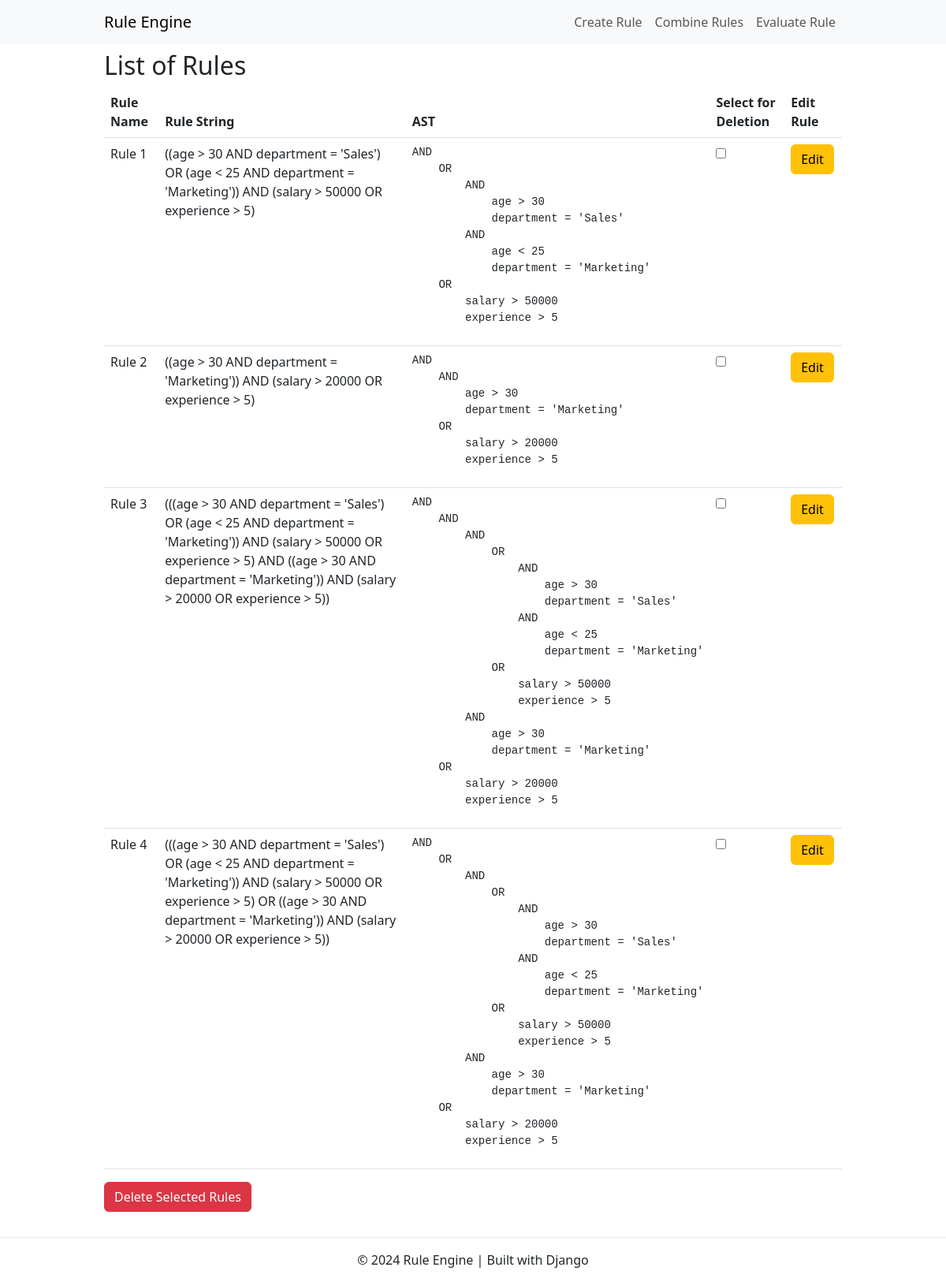
The page /rule-engine/ on the database its author committed.
### engine/models.py (models this page shows, shortened)
class Rule(models.Model):
    rule_name = models.CharField(max_length=255,unique=True)
    rule_string = models.TextField()
    ast_json = models.JSONField(null=True, blank=True)  # Allow null and blank values for ast_json
    created_at = models.DateTimeField(auto_now_add=True)

### engine/views.py (the view)
# urls.py: path('', views.RuleListView.as_view(), name='rule_list'),
class RuleListView(View):
    def get(self, request):
        rules = Rule.objects.all()
        rules_with_ast = []
        for rule in rules:
            ast_tree = self.json_to_ast(rule.ast_json)  # Convert JSON back to AST format
            rules_with_ast.append({
                'rule_name': rule.rule_name,
                'rule_string': rule.rule_string,
                'rule_ast': ast_tree
            })
            print(ast_tree)
        return render(request, 'engine/rule_list.html', {'rules_with_ast': rules_with_ast})
    def json_to_ast(self, json_node, indent=0):
        if not isinstance(indent, int):  # Check if indent is an integer
            raise TypeError(f"Expected 'indent' to be an integer, got {type(indent).__name__}")
        prefix = "    " * indent  # Create indentation based on depth
        if json_node['type'] == 'operator':
            left_subtree = self.json_to_ast(json_node['left'], indent + 1)
            right_subtree = self.json_to_ast(json_node['right'], indent + 1)
            return f"{prefix}{json_node['value']}\n{left_subtree}\n{right_subtree}"
        else:
            return f"{prefix}{json_node['value']}"

### engine/templates/engine/rule_list.html (shortened to what this page needs)
{% extends 'engine/base.html' %}
{% block content %}
<h2>List of Rules</h2>
<table class="table table-hover">
    <thead>
        <tr>
            <th>Rule Name</th>
            <th>Rule String</th>
            <th>AST</th>
            <th>Select for Deletion</th>
            <th>Edit Rule</th>
        </tr>
    </thead>
    <tbody>
        {% for rule in rules_with_ast %}
        <tr>
            <td>{{ rule.rule_name }}</td>
            <td>
                <span id="rule-display-{{ rule.rule_name }}">{{ rule.rule_string }}</span>
            </td>
            <td><pre>{{ rule.rule_ast }}</pre></td>
            <td><input type="checkbox" class="rule-checkbox" value="{{ rule.rule_name }}"></td>
            <td>
                <button class="btn btn-warning" onclick="editRule('{{ rule.rule_name }}')">Edit</button>
            </td>
        </tr>
        {% empty %}
        <tr>
            <td colspan="5">No rules available.</td>
        </tr>
        {% endfor %}
    </tbody>
</table>
<button id="delete-button" class="btn btn-danger">Delete Selected Rules</button>
{% endblock %}

### engine/templates/engine/base.html (style rules this page uses)
body { padding-top: 4rem; }

### rows shown on the page
Rule: rule_name "Rule 1", rule_string "((age > 30 AND department = 'Sales') OR (age < 25 AND department = 'Marketing')) AND (salary > 50000 OR experience > 5)"
Rule: rule_name "Rule 2", rule_string "((age > 30 AND department = 'Marketing')) AND (salary > 20000 OR experience > 5)"
Rule: rule_name "Rule 3", rule_string "(((age > 30 AND department = 'Sales') OR (age < 25 AND department = 'Marketing')) AND (salary > 50000 OR experience > 5) AND ((age > 30 AND department = 'Marketing')) AND (salary > 20000 OR experience > 5))"
Rule: rule_name "Rule 4", rule_string "(((age > 30 AND department = 'Sales') OR (age < 25 AND department = 'Marketing')) AND (salary > 50000 OR experience > 5) OR ((age > 30 AND department = 'Marketing')) AND (salary > 20000 OR experience > 5))"

### other values the page prints
{{ rule.rule_ast }} "AND OR AND age > 30 department = 'Sales' AND age < 25 department = 'Marketing' OR salary > 50000 experience > 5" "AND AND age > 30 department = 'Marketing' OR salary > 20000 experience > 5" "AND AND AND OR AND age > 30 department = 'Sales' AND age < 25 department = 'Marketing' OR salary > 50000 experience > 5 AND age > 30 department = 'Marketing' OR salary > 20000 experience > 5" "AND OR AND OR AND age > 30 department = 'Sales' AND age < 25 department = 'Marketing' OR salary > 50000 experience > 5 AND age > 30 department = 'Marketing' OR salary > 20000 experience > 5"
